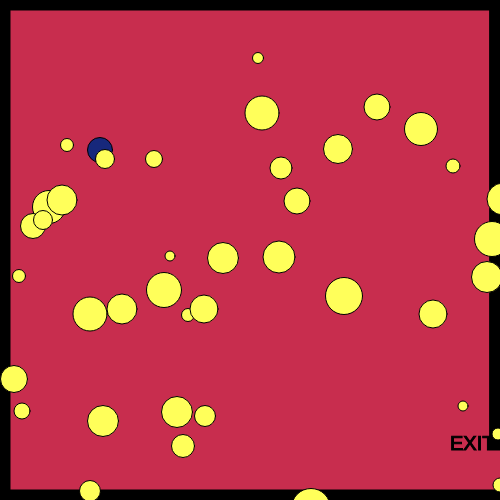
Frame 1 (no input)
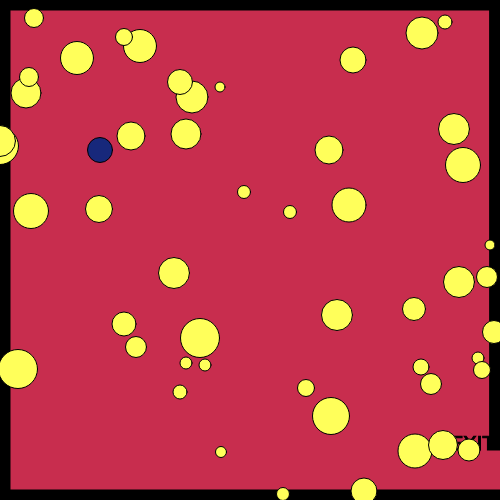
Frame 60 (no input)
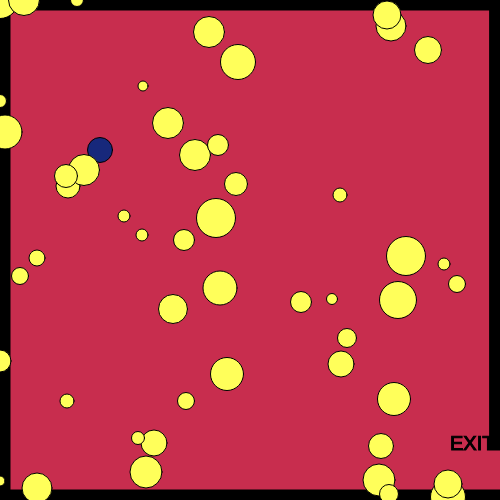
Frame 120 (the mouse pressed at the canvas centre since frame 60)

The p5.js sketch that drew these frames (run headless with seeded random() and noise() and a simulated clock; from frame 60 on, the mouse is pressed at the canvas centre):

// p5.js sketch
// ── sketch.js
// x and y for my character
var characterX = 100;
var characterY = 100;
// define the key codes for each letter
var w = 87;
var s = 83;
var a = 65;
var d = 68;

// x and y for a shape
var shapeX = 30;
var shapeY = 50;

var shapeXs = [];
var shapeYs = [];
var diameters = [];

var shapeXSpeeds = [];
var shapeYSpeeds = [];

// create a shape when the mouse is clicked
var mouseShapeX;
var mouseShapeY;

function setup() {
    createCanvas(500, 500);
    // get a random speed when the it first starts
    for (var i = 0; i < 50; i++) {
        shapeXSpeeds[i] = Math.floor(Math.random() * (Math.floor(Math.random() * 5)) + 1);
        shapeYSpeeds[i] = Math.floor(Math.random() * (Math.floor(Math.random() * 5)) + 1);
        shapeXs[i] = getRandomNumber(500);
        shapeYs[i] = getRandomNumber(600);
        diameters[i] = getRandomNumber(30);
    }

    createCharacter(100, 150);
}

function draw() {
    background(200, 45, 78);
    stroke(0);
    fill(0);

    // call createBorders function
    createBorders(10);

    // exit message
    textSize(20);
    text("EXIT", width - 50, height - 50)

    //createCharacter(100,150);
    drawCharacter();
    characterMovement();


    // potential enemy
    fill(400, 299, 90);
    // draw the shape
    for (var i = 0; i < shapeXs.length; i++) {
        circle(shapeXs[i], shapeYs[i], diameters[i]);
        shapeXSpeeds[i] = Math.floor(Math.random() * (Math.floor(Math.random() * 100)) + 5);
        shapeYSpeeds[i] = Math.floor(Math.random() * (Math.floor(Math.random() * 20)) + 2);




        // move the shape
        shapeXs[i] += shapeXSpeeds[i];
        shapeYs[i] += shapeYSpeeds[i];
        // check to see if the shape has gone out of bounds
        if (shapeXs[i] > width) {
            shapeXs[i] = 0;
        }
        if (shapeXs[i] < 0) {
            shapeXs[i] = width;
        }
        if (shapeYs[i] > height) {
            shapeYs[i] = 0;
        }
        if (shapeYs[i] < 0) {
            shapeYs[i] = height;
        }
    }
    // check to see if the character has left the exit
    if (characterX > width && characterY > width - 50) {
        fill(70);
        stroke(9);
        textSize(30);
        text("You Win!", width / 2 - 90, height / 2 - 90);
    }

    // create the shape based on the mouse click
    fill(200, 700, 140);
    circle(mouseShapeX, mouseShapeY, 150);
}

function characterMovement() {
    // handle the keys
    if (keyIsDown(w)) {
        characterY -= 10;
    }
    if (keyIsDown(s)) {
        characterY += 10;
    }
    if (keyIsDown(a)) {
        characterX -= 10;
        console.log("movement: " + characterX);
    }
    if (keyIsDown(d)) {
        characterX += 10;
    }
}

function createCharacter(x, y) {
    characterX = x;
    characterY = y;
}

function drawCharacter() {
    fill(23, 40, 123);
    circle(characterX, characterY, 25);
}

function createBorders(thickness) {
    // top border
    rect(0, 0, width, thickness);
    // left border
    rect(0, 0, thickness, height);
    // bottom border
    rect(0, height - thickness, width, thickness);
    // right upper border
    rect(width - thickness, 0, thickness, height - 50);
}

function mouseClicked() {
    mouseShapeX = mouseX;
    mouseShapeY = mouseY;
}

function getRandomNumber(number) {
    return Math.floor(Math.random() * number) + 10;
}
